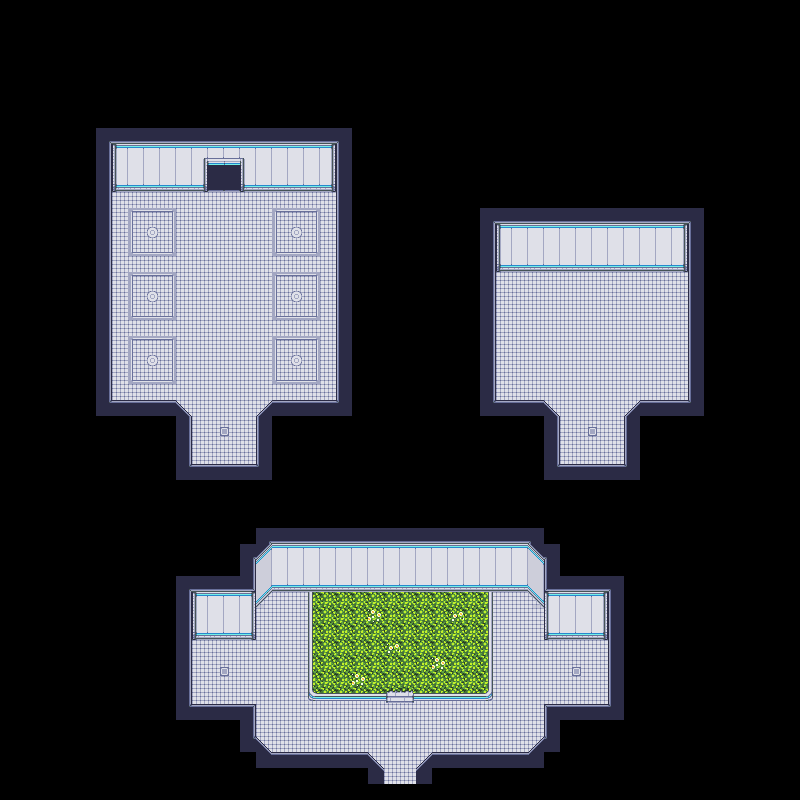

This game map was drawn from its Tiled (.tmx) file and the tilesets committed beside it. A one-line description and the trimmed map source follow:
An orthogonal 50x50 tile map with 16x16 px tiles, 5 tile layers (Back, Buildings, Front, AlwaysFront, ...) and 11 objects (11x TileData).

<map version="1.5" tiledversion="2021.03.23" orientation="orthogonal" renderorder="right-down" width="50" height="50" tilewidth="16" tileheight="16" infinite="0" nextlayerid="8" nextobjectid="15">
 <properties>
  <property name="AmbientLight" value="255 255 255" />
  <property name="Warp" value="24 48 Custom_MM_MountainTop 22 23 25 48 Custom_MM_MountainTop 22 23" />
 </properties>
 <tileset firstgid="1" name="ufo-interior" tilewidth="16" tileheight="16" tilecount="128" columns="8">
  <image source="ufo-interior.png" width="128" height="256" />
 </tileset>
 <layer id="1" name="Back" width="50" height="50">
  <data>[2500 cells, 521 non-empty, 20 distinct tile ids]</data>
 </layer>
 <objectgroup id="7" name="Back">
  <object id="2" name="TileData" x="208" y="656" width="32" height="32">
   <properties>
    <property name="TouchAction" value="MapTeleport 14 24" />
   </properties>
  </object>
  <object id="4" name="TileData" x="560" y="656" width="32" height="32">
   <properties>
    <property name="TouchAction" value="MapTeleport 37 24" />
   </properties>
  </object>
  <object id="5" name="TileData" x="576" y="416" width="32" height="32">
   <properties>
    <property name="TouchAction" value="MapTeleport 33 42" />
   </properties>
  </object>
  <object id="6" name="TileData" x="208" y="416" width="32" height="32">
   <properties>
    <property name="TouchAction" value="MapTeleport 17 42" />
   </properties>
  </object>
  <object id="14" name="TileData" x="208" y="176" width="32" height="16">
   <properties>
    <property name="TouchAction" value="ArtifactDoor" />
   </properties>
  </object>
 </objectgroup>
 <layer id="2" name="Buildings" width="50" height="50">
  <data>[2500 cells, 394 non-empty, 47 distinct tile ids]</data>
 </layer>
 <objectgroup id="6" name="Buildings">
  <object id="7" name="TileData" x="144" y="224" width="16" height="16">
   <properties>
    <property name="Action" value="MoonArtifact 0" />
   </properties>
  </object>
  <object id="9" name="TileData" x="144" y="288" width="16" height="16">
   <properties>
    <property name="Action" value="MoonArtifact 1" />
   </properties>
  </object>
  <object id="10" name="TileData" x="144" y="352" width="16" height="16">
   <properties>
    <property name="Action" value="MoonArtifact 2" />
   </properties>
  </object>
  <object id="11" name="TileData" x="288" y="224" width="16" height="16">
   <properties>
    <property name="Action" value="MoonArtifact 3" />
   </properties>
  </object>
  <object id="12" name="TileData" x="288" y="288" width="16" height="16">
   <properties>
    <property name="Action" value="MoonArtifact 4" />
   </properties>
  </object>
  <object id="13" name="TileData" x="288" y="352" width="16" height="16">
   <properties>
    <property name="Action" value="MoonArtifact 5" />
   </properties>
  </object>
 </objectgroup>
 <layer id="3" name="Front" width="50" height="50">
  <data>[2500 cells, 0 non-empty, 0 distinct tile ids]</data>
 </layer>
 <layer id="4" name="AlwaysFront" width="50" height="50">
  <data>[2500 cells, 0 non-empty, 0 distinct tile ids]</data>
 </layer>
 <layer id="5" name="Path" width="50" height="50">
  <data>[2500 cells, 0 non-empty, 0 distinct tile ids]</data>
 </layer>
</map>
